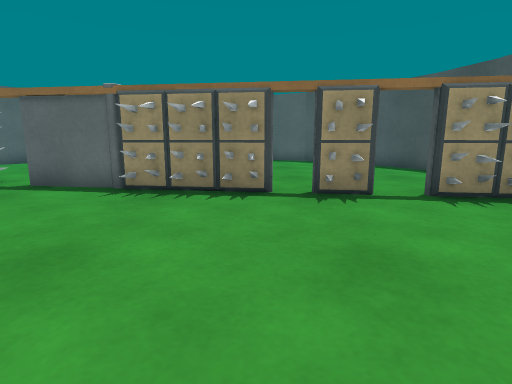
[1] (above)

14 first-person views from a walk through a scene from a Unity 3-D project. The camera is 0.54 m above the floor, tilts 10° down and sees 80° across. The floor is counted in squares, 0.5 m on a side. Each view is taken from the middle of a square. On the plan, view 1 faces up. The plan holds only what a view shows up to about 12 squares ahead; the rest is blank. Some animated figures are not drawn. Surface patterns are stand-ins for the level's own textures.

[2]
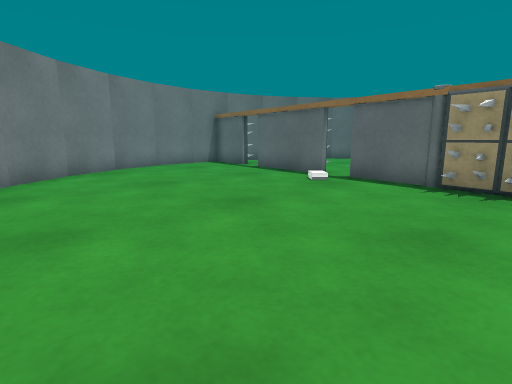

[3]
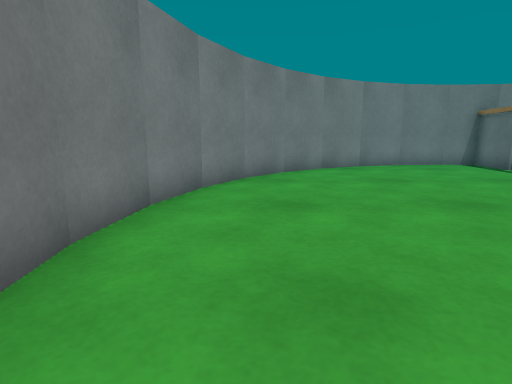

[4]
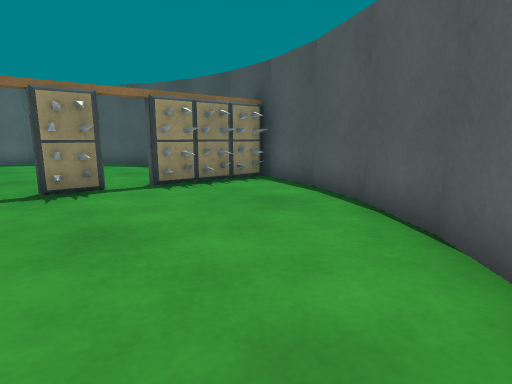

[5]
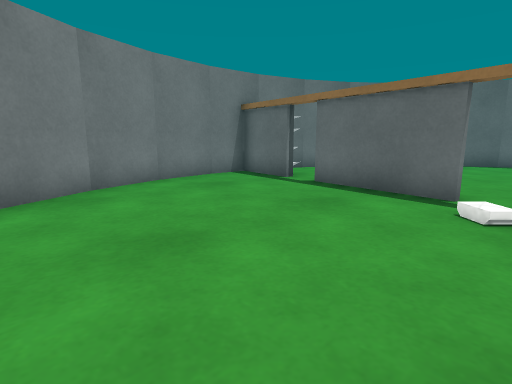

[6]
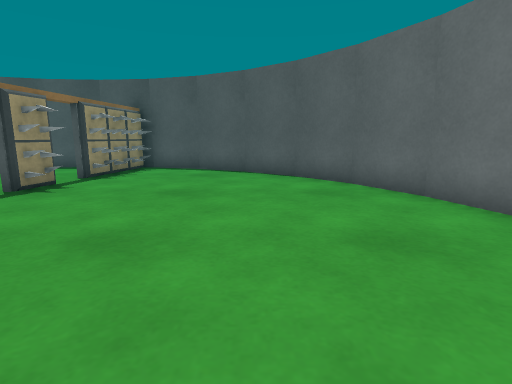

[7]
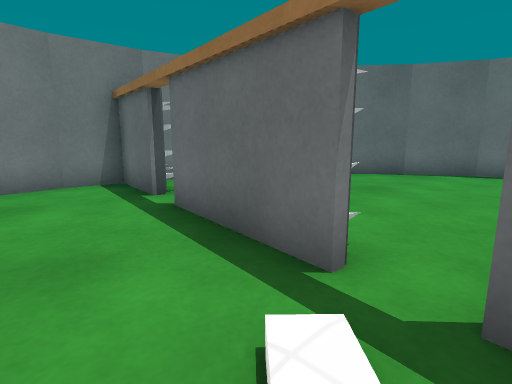

[8]
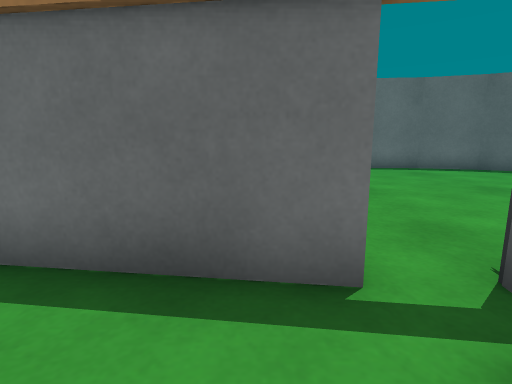

[9]
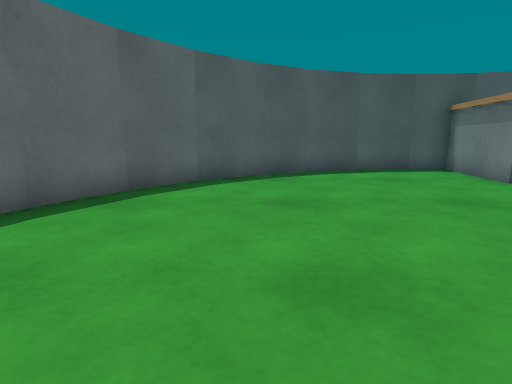

[10]
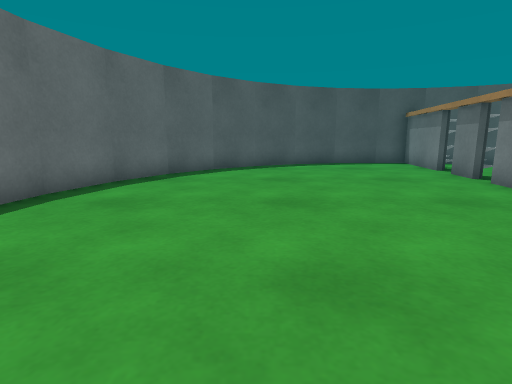

[11]
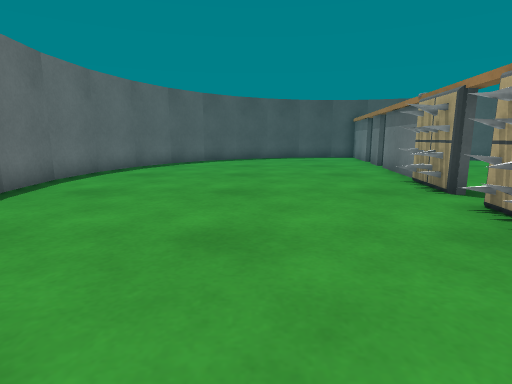

[12]
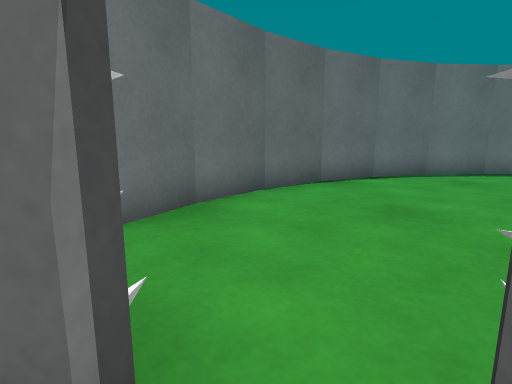

[13]
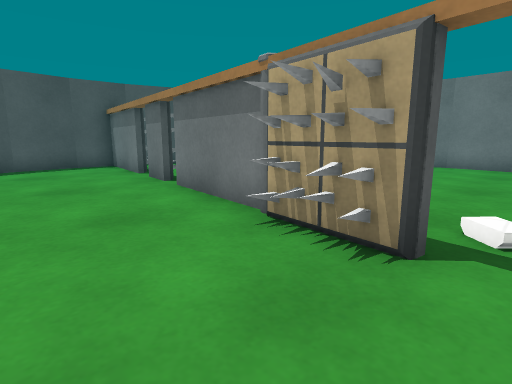

[14]
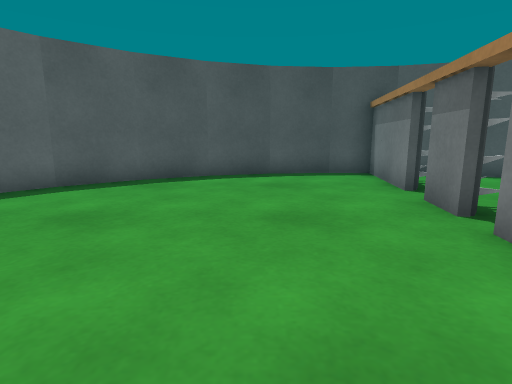

### Floor plan
Points are (right, up) in squares from view 1. A wall is a line through its corners. A room is listed if a view was taken in it or the views show most of it. See-through windows are left out.
Room 1 (views 1, 2, 3, 4, 5, 6, 7, 8, 12)
walls: (-2.7, 6.6) (-5, 6.9); (-2.3, 6.5) (-2.6, 5.9); (-2, 6.4) (-2.2, 5.8); (-1.5, 6.2) (-1.7, 5.8); (-1.4, 6.3) (-1.6, 5.7); (-6.2, 7.1) (-9.4, 7.5); (-0.4, 6.1) (-0.6, 5.6); (-0.3, 6.1) (-0.6, 5.6); (0.3, 6) (-2.8, 6.4); (0.1, 6.3) (-0.1, 5.6); (-5, -2.7) (-3, -2.9) (-1.9, -2.8); (1.4, 5.3) (1.5, 5.9); (-6.8, -2.2) (-4.8, -2.7); (-8.4, -1.3) (-6.6, -2.2); (1.8, 5.3) (1.9, 5.8); (1.6, 5.9) (1.3, 5.2) (1.4, 5.9); (2, 5.2) (1.9, 5.8); (-0.8, -2.6) (0.8, -2.2); (-9.8, -0.1) (-8.3, -1.4); (2.2, 5.7) (1.2, 5.9); (0.6, -2.2) (2.4, -1.3); (-11, 1.4) (-9.8, -0.2); (2.3, -1.3) (3.8, -0.1) (5.1, 1.4); (3.5, 5.1) (3.6, 5.6); (3.5, 5.1) (3.5, 5.6); (-10.4, 7.7) (-12.5, 7.9) (-12.6, 6.6); (4, 5) (4, 5.5); (4.1, 4.9) (4, 5.5); (-12.5, 4.9) (-11.9, 3) (-11, 1.3); (4.5, 5) (4.5, 5.5); (4.9, 1.3) (5.9, 3); (-12.6, 6.8) (-12.4, 4.8); (5.8, 2.9) (6.4, 4.8); (6.4, 5.2) (3.3, 5.6)
ways out: opening at (-10, 8) to room 2; opening at (3, 6) to room 2; gap at (-6, 7) to room 2; gap at (1, 6) to room 2
Room 2 (views 9, 10, 11, 13, 14)
walls: (-3.5, 7) (-3.3, 7.4); (-3.6, 7) (-3.3, 7.6); (-4, 7.1) (-3.8, 7.5); (-2.9, 6.7) (0.1, 6.3); (-4.4, 7.1) (-4.3, 7.7); (-4.8, 7.2) (-4.7, 7.8); (-5.1, 7.2) (-3.2, 7); (-5, 6.9) (-4.7, 7.7); (-1.1, 16.1) (-3.1, 16.3); (0.7, 15.6) (-1.2, 16.1); (-2.9, 16.3) (-4.9, 16.1); (1.1, 6.2) (2.3, 6); (2.4, 14.7) (0.6, 15.6); (-6.7, 7.5) (-6.4, 8); (-4.8, 16.2) (-6.7, 15.6); (-6.9, 7.5) (-6.3, 7.4); (3.9, 13.4) (2.3, 14.7); (-6.6, 15.6) (-8.4, 14.7); (5, 12) (3.8, 13.5); (3.2, 5.9) (6.6, 5.4); (-8.3, 14.7) (-9.9, 13.4); (5.9, 10.3) (5, 12.1); (-9.7, 13.6) (-11, 12) (-11.9, 10.3); (6.4, 8.4) (5.8, 10.5); (-10.5, 8.6) (-10.6, 8); (4.5, 4.9) (4.7, 5.5); (-10.6, 8.5) (-10.7, 8); (-11.9, 10.4) (-12.3, 9); (6.4, 4.7) (6.6, 6.7) (6.4, 8.7)
low walls: (-3.5, 7) (-3.4, 7.5); (-3.8, 7) (-3.7, 7.6); (-4.3, 7.1) (-4.2, 7.5); (-4.4, 7.1) (-4.3, 7.7); (-10.7, 8.5) (-10.6, 8)
ways out: opening at (-10, 8) to room 1; opening at (3, 6) to room 1; gap at (-6, 7) to room 1; gap at (1, 6) to room 1

Where each view was taken, in squares from view 1:
view 1: 0 up, 0 right, facing up
view 2: 1 down, 1 left, facing up-left
view 3: 1 down, 0 right, facing left
view 4: 1 down, 0 right, facing up-right
view 5: 1 up, 5 left, facing up-left
view 6: 1 up, 5 left, facing right
view 7: 5 up, 5 left, facing up-left
view 8: 5 up, 7 left, facing up
view 9: 12 up, 4 left, facing right
view 10: 12 up, 7 left, facing right
view 11: 11 up, 11 left, facing right
view 12: 7 up, 10 left, facing up
view 13: 10 up, 6 left, facing down-right
view 14: 9 up, 3 left, facing right
